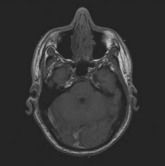
#> input picture Notebook/Images/Screenshot 2025-03-18 093855.png, 165 x 166 px
$ jupyter execute sobel.ipynb
#> lines starting #> are read from the running program, lines starting #| are printed output that depends on the picture
[cell 1]
import numpy as np
import scipy
from scipy import ndimage
from PIL import Image
import matplotlib.pyplot as plt

[cell 2]
file_name = 'Images/Screenshot 2025-03-18 093855.png'

image = Image.open(file_name)
#> image is the input picture: PIL image 165x166 RGBA; mean R, G, B, A 51.8, 51.8, 51.8, 255
image = np.array(image).astype("int32")
#> image: shape (166, 165, 4) int32

[cell 3]
sobel_h = ndimage.sobel(image, 0) # Horizontal gradient
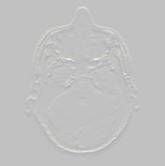
#> sobel_h: shape (166, 165, 4) int32; mean R, G, B, A 0.1, 0.1, 0.1, 0; transparent parts drawn white
sobel_v = ndimage.sobel(image, 1) # Vertical gradient
magnitude = np.sqrt(sobel_h**2 + sobel_v**2)
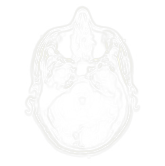
#> magnitude: shape (166, 165, 4) float64; mean R, G, B, A 141.8, 141.8, 106.3, 35.4; transparent parts drawn white
magnitude *= 255.0 / np.max(magnitude) # normalization

[cell 4]
fig, axs = plt.subplots(2, 2, figsize=(4, 4))
plt.gray()
axs[0, 0].imshow(image)
axs[0, 1].imshow(sobel_h)
axs[1, 0].imshow(sobel_v)
axs[1, 1].imshow(magnitude)
titles = ["Original", "Horizontal", "Vertical", "Magnitude"]
for i, ax in enumerate(axs.ravel()):
    ax.set_title(titles[i])
    ax.axis("off")
plt.show()
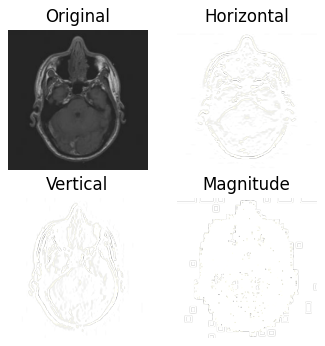
#> figure drawn by matplotlib, 4 panels
